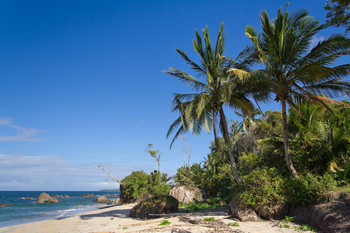
#> input picture images/beach.png, 350 x 233 px
$ python rotate.py --image ../images/beach.png
#> lines starting #> are read from the running program, lines starting #| are printed output that depends on the picture
### example_code/utils/imutils.py
import numpy as np
import cv2


# [4 lines left out: function translate, not called in this run]


def rotate(image, angle, center=None, scale=1.0):
    (height, width) = image.shape[:2]

    if center is None:
        center = (width / 2, height / 2)

    matrix = cv2.getRotationMatrix2D(center, angle, scale)
    rotated = cv2.warpAffine(image, matrix, (width, height))

    return rotated


# [19 lines left out: function resize, not called in this run]

### example_code/rotate.py
import numpy as np
import argparse
from utils import imutils
import cv2

ap = argparse.ArgumentParser()
ap.add_argument("-i", "--image", required = True, help="Path to the image")
args = vars(ap.parse_args())

image = cv2.imread(args["image"])
#> image is the input picture: shape (233, 350, 3); mean B, G, R 136, 110.4, 78.6
cv2.imshow("Original", image)

# Showcase of the manual way of rotation an image

(height, width) = image.shape[:2] # get the two first values of the image which is height and width
#> height = 233; width = 350
center = (width / 2, height / 2)
#> center = (175, 116.5)

matrix = cv2.getRotationMatrix2D(center, 45, 1.0)
rotated = cv2.warpAffine(image, matrix, (width, height))
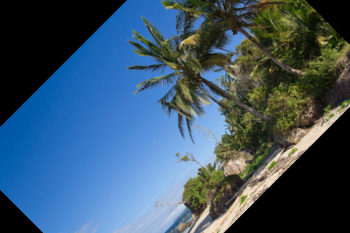
#> rotated: shape (233, 350, 3); mean B, G, R 106.4, 85.9, 59.9

cv2.imshow("Rotated by 45 Degrees", rotated)

# Showcase of rotating an image using the defined utils function rotate
rotated = imutils.rotate(image, 180)
#> in rotate, `rotated = cv2.warpAffine(image, matrix, (width, height))`:
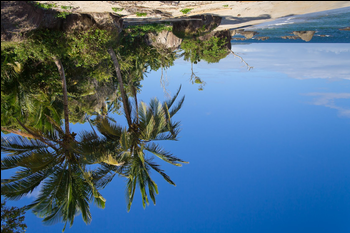
#> rotated: shape (233, 350, 3); mean B, G, R 134.7, 109.6, 78.4
cv2.imshow("Rotated by 180 Degrees", rotated)

cv2.waitKey(0)

$ run again, on images/messi.png
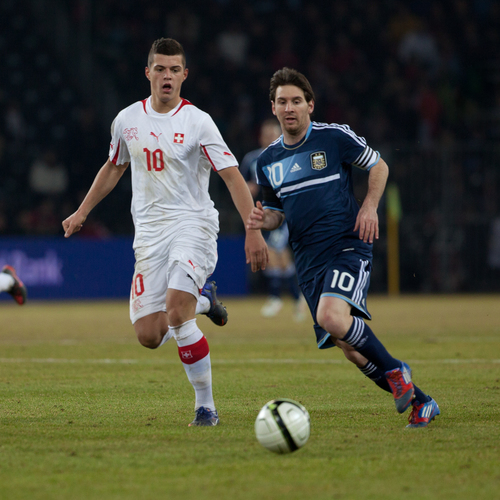
#> input picture images/messi.png, 500 x 500 px
#> image is the input picture: shape (500, 500, 3); mean B, G, R 58.7, 75.7, 74.3
#> `rotated = cv2.warpAffine(image, matrix, (width, height))`:
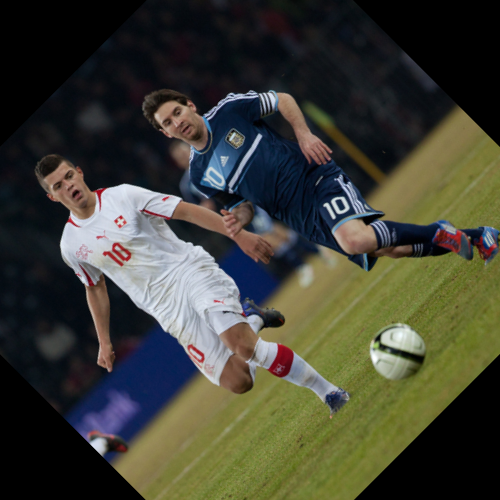
#> rotated: shape (500, 500, 3); mean B, G, R 52.9, 64.5, 63.9
#> in rotate, `rotated = cv2.warpAffine(image, matrix, (width, height))`:
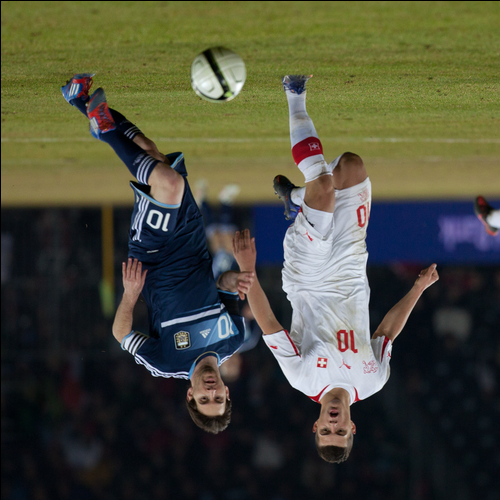
#> rotated: shape (500, 500, 3); mean B, G, R 58.5, 75.5, 74.1

$ run again, on images/messi2.png
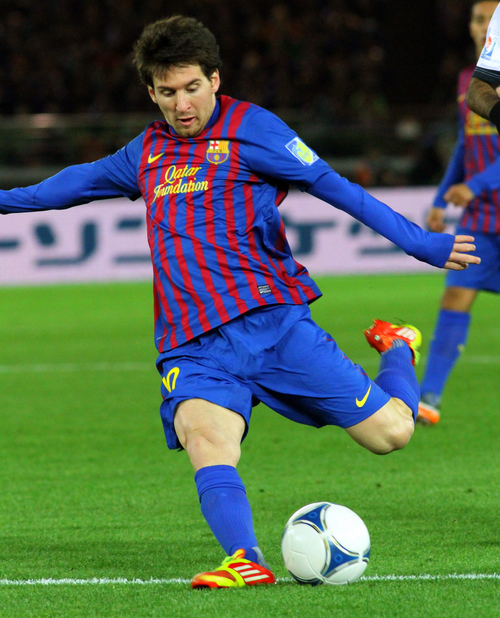
#> input picture images/messi2.png, 500 x 618 px
#> image is the input picture: shape (618, 500, 3); mean B, G, R 78.2, 101.3, 78.3
#> `rotated = cv2.warpAffine(image, matrix, (width, height))`:
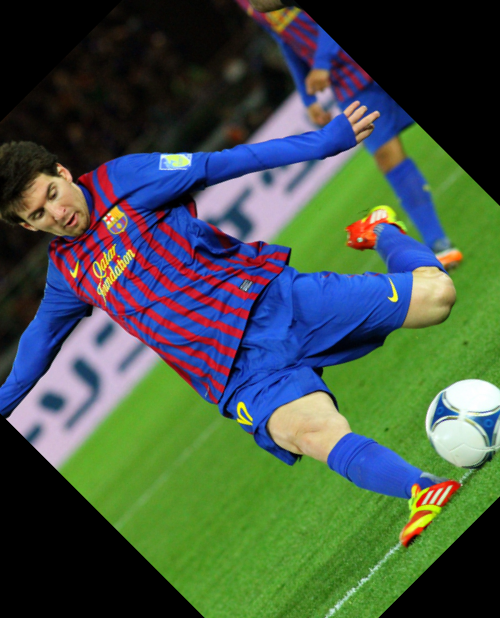
#> rotated: shape (618, 500, 3); mean B, G, R 71.1, 84.6, 67.3
#> in rotate, `rotated = cv2.warpAffine(image, matrix, (width, height))`:
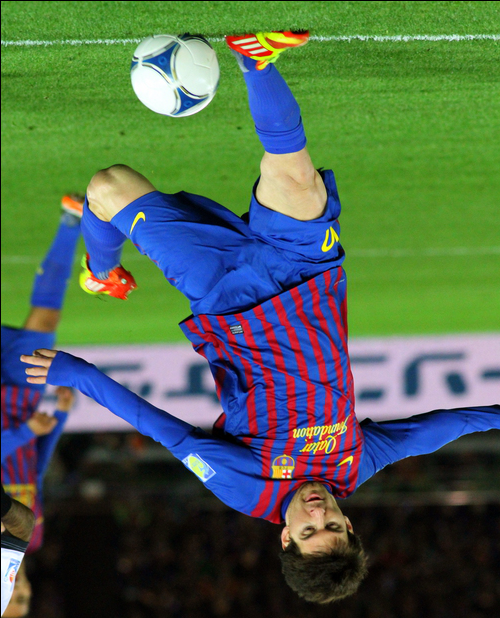
#> rotated: shape (618, 500, 3); mean B, G, R 78.1, 101.1, 78.2

$ run again, on images/obama.png
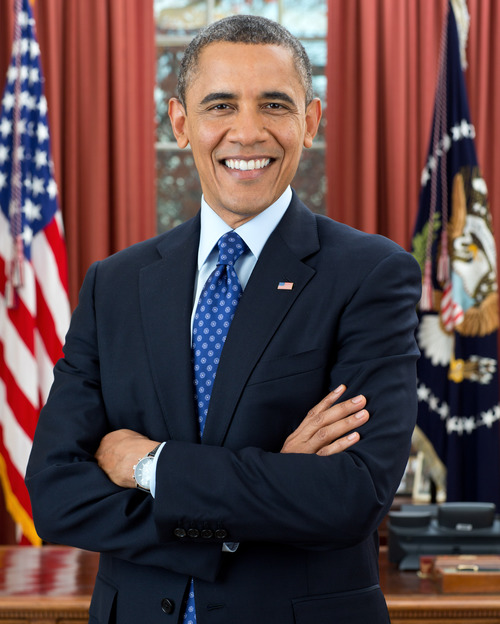
#> input picture images/obama.png, 500 x 624 px
#> image is the input picture: shape (624, 500, 3); mean B, G, R 71.8, 70, 92.6
#> `rotated = cv2.warpAffine(image, matrix, (width, height))`:
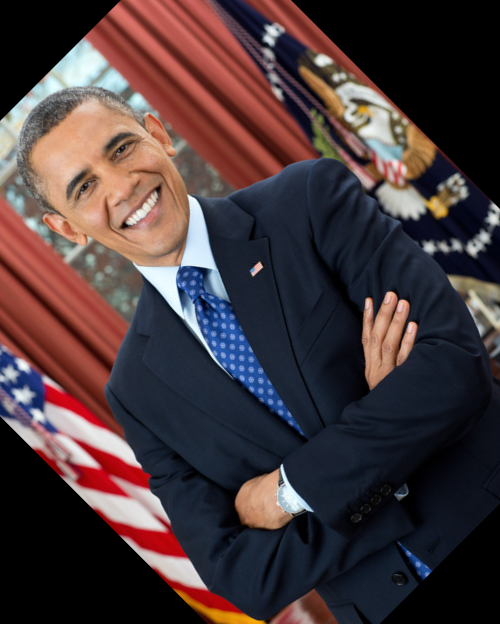
#> rotated: shape (624, 500, 3); mean B, G, R 58.6, 56.3, 71.9
#> in rotate, `rotated = cv2.warpAffine(image, matrix, (width, height))`:
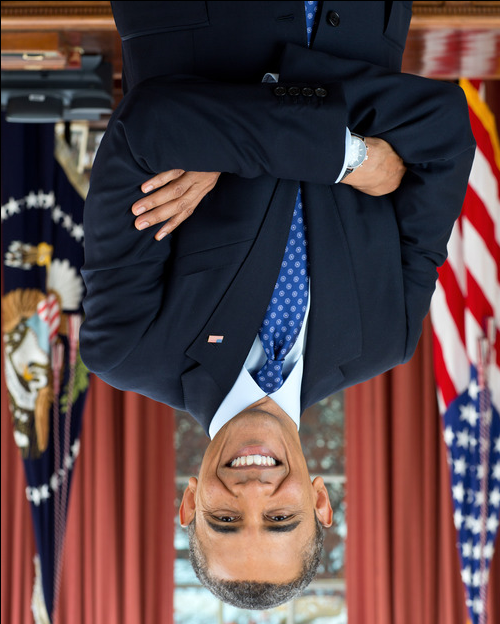
#> rotated: shape (624, 500, 3); mean B, G, R 71.4, 69.6, 92
